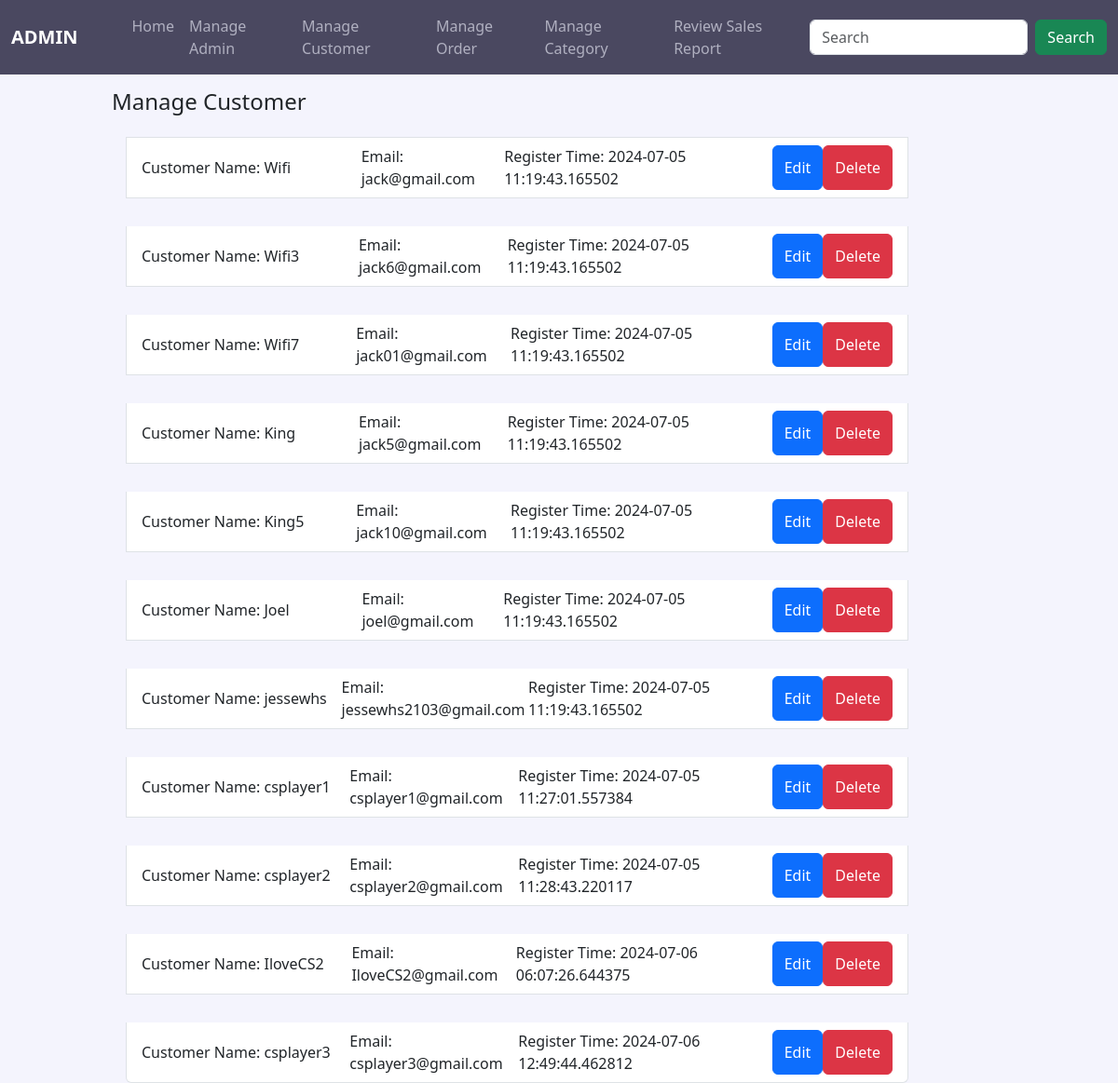
Page /admin/ManageCustomer/index.php on the committed database.
### tables this page shows
CREATE TABLE `user` (
  `id` int(11) NOT NULL,
  `username` varchar(255) NOT NULL,
  `email` varchar(255) NOT NULL,
  `password` varchar(255) NOT NULL,
  `register_time` timestamp(6) NOT NULL DEFAULT current_timestamp(6)
);

### admin/ManageCustomer/index.php (the view, shortened to what this page needs)
<!DOCTYPE html>
<html lang="en">
<head>
    <link rel="stylesheet" href="index.css">
    <link href="https://cdn.jsdelivr.net/npm/bootstrap@5.3.3/dist/css/bootstrap.min.css" rel="stylesheet">
    <link rel="stylesheet" href="https://cdnjs.cloudflare.com/ajax/libs/font-awesome/6.5.2/css/all.min.css" />
</head>
<body>
    <nav class="navbar sticky-top navbar-expand-lg" style="background-color: #4A4860; height: 80px;">
        <div class="container-fluid">
          <div class="collapse navbar-collapse" id="navbarTogglerDemo01">
            <a class="navbar-brand" href="#" style="color:white; font-weight:700;">ADMIN</a>
            <ul class="navbar-nav me-auto mb-2 mb-lg-0">
            <li class="nav-item">
                <a class="nav-link" aria-current="page" href="../AdminLanding" >Home</a>
              </li>
              <li class="nav-item">
                <a class="nav-link" aria-current="page" href="../ManageAdmin" >Manage Admin</a>
              </li>
              <li class="nav-item">
                <a class="nav-link" href="../ManageCustomer">Manage Customer</a>
              </li>
              <li class="nav-item">
                <a class="nav-link" href="../ManageOrder">Manage Order</a>
              </li>
              <li class="nav-item">
                <a class="nav-link" href="../ManageCategory">Manage Category</a>
              </li>
              <li class="nav-item">
                <a class="nav-link"href="../salesReport.php" >Review Sales Report</a>
              </li>
            </ul>
            <form class="d-flex" role="search">
              <input class="form-control me-2" type="search" placeholder="Search" aria-label="Search">
              <button class="btn btn-success" type="submit">Search</button>
            </form>
          </div>
        </div>
      </nav>
    <main>
    <ul class="list-group">
      <h4></i>Manage Customer</h4>
      <?php
      include "../../admin/configDatabase.php";
      $sql = "SELECT id,username, email, register_time FROM user";
      $result = $conn->query($sql);
        if ($result->num_rows > 0) {
            while ($row = $result->fetch_assoc()) {
                echo '<li class="list-group-item">
                        <div class="list-item">
                            <p style="margin:auto 0;">Customer Name: ' . htmlspecialchars($row["username"]) . '</p>
                            <span>Email: ' . htmlspecialchars($row["email"]) . '</span>
                            <span>Register Time: ' . htmlspecialchars($row["register_time"]) . '</span>
                            <button class="btn btn-primary" onclick="editUser(\'' . $row["id"] . '\')">Edit</button>
                            <button class="btn btn-danger" onclick="deleteUser(\'' . $row["id"] . '\')">Delete</button>
                        </div>
                      </li>';
            }
        } else {
            echo '<li class="list-group-item">No users found</li>';
        }
        ?>
    </ul>
    </main>
</body>
</html>

### admin/ManageCustomer/index.css (style rules this page uses)
body { background-color: #F6EFE9; }
.list-group-item { height: 70vh; width: 70vw; margin: 15px; }
.list-item { display:flex; justify-content: space-between; }
.navbar-brand { margin-right: 50px; }
.list-item p { width: 30vw; }
.list-item span { margin: auto 0; }

### admin/ManageCustomer/index.php (style rules this page uses)
body { background-color: #F4F4FD;; }
main { display: flex; }
.navbar-brand { margin-right: 50px; }
.nav-item .nav-link { color: #B0B0C0; text-decoration: none; padding: 10px 20px; position: relative; transition: color 0.3s; }
.nav-item .nav-link::after { content: ''; position: absolute; left: 0; bottom: -5px; width: 100%; height: 2px; background-color: #FFFFFF; transform: scaleX(0); transform-origin: bottom right; transition: transform 0.3s ease-out; }
p { margin-bottom: 0; }
.list-group { height: 70vh; width: 80vw; margin: 15px; margin-left: 10vw; }
.list-item p { width: 22vw; }

### rows in the picture
user: username "Wifi", email "jack@gmail.com", register_time "2024-07-05 11:19:43.165502"
user: username "Wifi3", email "jack6@gmail.com", register_time "2024-07-05 11:19:43.165502"
user: username "Wifi7", email "jack01@gmail.com", register_time "2024-07-05 11:19:43.165502"
user: username "King", email "jack5@gmail.com", register_time "2024-07-05 11:19:43.165502"
user: username "King5", email "jack10@gmail.com", register_time "2024-07-05 11:19:43.165502"
user: username "Joel", email "joel@gmail.com", register_time "2024-07-05 11:19:43.165502"
user: username "jessewhs", email "jessewhs2103@gmail.com", register_time "2024-07-05 11:19:43.165502"
user: username "csplayer1", email "csplayer1@gmail.com", register_time "2024-07-05 11:27:01.557384"
user: username "csplayer2", email "csplayer2@gmail.com", register_time "2024-07-05 11:28:43.220117"
user: username "IloveCS2", email "IloveCS2@gmail.com", register_time "2024-07-06 06:07:26.644375"
user: username "csplayer3", email "csplayer3@gmail.com", register_time "2024-07-06 12:49:44.462812"
